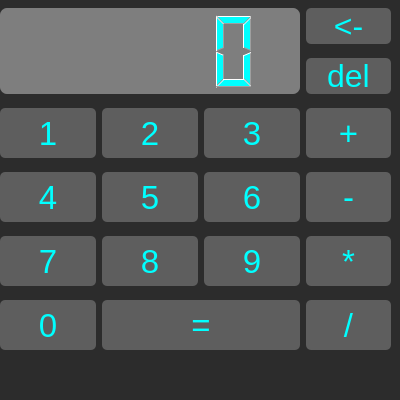
<?xml version="1.0" encoding="UTF-8"?>
<ui version="4.0">
 <class>MainWindow</class>
 <widget class="QMainWindow" name="MainWindow">
  <property name="geometry">
   <rect>
    <x>0</x>
    <y>0</y>
    <width>400</width>
    <height>400</height>
   </rect>
  </property>
  <property name="windowTitle">
   <string>MainWindow</string>
  </property>
  <property name="styleSheet">
   <string notr="true">background-color: rgb(44, 44, 44);</string>
  </property>
  <widget class="QWidget" name="centralwidget">
   <widget class="QWidget" name="gridLayoutWidget">
    <property name="geometry">
     <rect>
      <x>0</x>
      <y>0</y>
      <width>391</width>
      <height>361</height>
     </rect>
    </property>
    <layout class="QGridLayout" name="gridLayout">
     <item row="10" column="4">
      <widget class="QPushButton" name="pushButton_devision">
       <property name="minimumSize">
        <size>
         <width>50</width>
         <height>50</height>
        </size>
       </property>
       <property name="font">
        <font>
         <pointsize>25</pointsize>
        </font>
       </property>
       <property name="styleSheet">
        <string notr="true">color: rgb(0, 255, 255);
background-color: rgb(94, 94, 94);
border: 0px solid;
border-radius: 5px;</string>
       </property>
       <property name="text">
        <string>/</string>
       </property>
      </widget>
     </item>
     <item row="7" column="4">
      <widget class="QPushButton" name="pushButton_add">
       <property name="minimumSize">
        <size>
         <width>50</width>
         <height>50</height>
        </size>
       </property>
       <property name="font">
        <font>
         <pointsize>25</pointsize>
        </font>
       </property>
       <property name="styleSheet">
        <string notr="true">color: rgb(0, 255, 255);
background-color: rgb(94, 94, 94);
border: 0px solid;
border-radius: 5px;</string>
       </property>
       <property name="text">
        <string>+</string>
       </property>
      </widget>
     </item>
     <item row="10" column="1">
      <widget class="QPushButton" name="pushButton_0">
       <property name="minimumSize">
        <size>
         <width>50</width>
         <height>50</height>
        </size>
       </property>
       <property name="font">
        <font>
         <pointsize>25</pointsize>
        </font>
       </property>
       <property name="styleSheet">
        <string notr="true">color: rgb(0, 255, 255);
background-color: rgb(94, 94, 94);
border: 0px solid;
border-radius: 5px;</string>
       </property>
       <property name="text">
        <string>0</string>
       </property>
      </widget>
     </item>
     <item row="9" column="4">
      <widget class="QPushButton" name="pushButton_multiplication">
       <property name="minimumSize">
        <size>
         <width>50</width>
         <height>50</height>
        </size>
       </property>
       <property name="font">
        <font>
         <pointsize>25</pointsize>
        </font>
       </property>
       <property name="styleSheet">
        <string notr="true">color: rgb(0, 255, 255);
background-color: rgb(94, 94, 94);
border: 0px solid;
border-radius: 5px;</string>
       </property>
       <property name="text">
        <string>*</string>
       </property>
      </widget>
     </item>
     <item row="10" column="2" colspan="2">
      <widget class="QPushButton" name="pushButton_equals">
       <property name="minimumSize">
        <size>
         <width>50</width>
         <height>50</height>
        </size>
       </property>
       <property name="font">
        <font>
         <pointsize>25</pointsize>
        </font>
       </property>
       <property name="styleSheet">
        <string notr="true">color: rgb(0, 255, 255);
background-color: rgb(94, 94, 94);
border: 0px solid;
border-radius: 5px;</string>
       </property>
       <property name="text">
        <string>=</string>
       </property>
      </widget>
     </item>
     <item row="8" column="4">
      <widget class="QPushButton" name="pushButton_substraction">
       <property name="minimumSize">
        <size>
         <width>50</width>
         <height>50</height>
        </size>
       </property>
       <property name="font">
        <font>
         <pointsize>25</pointsize>
        </font>
       </property>
       <property name="styleSheet">
        <string notr="true">color: rgb(0, 255, 255);
background-color: rgb(94, 94, 94);
border: 0px solid;
border-radius: 5px;</string>
       </property>
       <property name="text">
        <string>-</string>
       </property>
      </widget>
     </item>
     <item row="7" column="1">
      <widget class="QPushButton" name="pushButton_1">
       <property name="minimumSize">
        <size>
         <width>50</width>
         <height>50</height>
        </size>
       </property>
       <property name="font">
        <font>
         <pointsize>25</pointsize>
        </font>
       </property>
       <property name="styleSheet">
        <string notr="true">color: rgb(0, 255, 255);
background-color: rgb(94, 94, 94);
border: 0px solid;
border-radius: 5px;</string>
       </property>
       <property name="text">
        <string>1</string>
       </property>
      </widget>
     </item>
     <item row="7" column="3">
      <widget class="QPushButton" name="pushButton_3">
       <property name="minimumSize">
        <size>
         <width>50</width>
         <height>50</height>
        </size>
       </property>
       <property name="font">
        <font>
         <pointsize>25</pointsize>
        </font>
       </property>
       <property name="styleSheet">
        <string notr="true">color: rgb(0, 255, 255);
background-color: rgb(94, 94, 94);
border: 0px solid;
border-radius: 5px;</string>
       </property>
       <property name="text">
        <string>3</string>
       </property>
      </widget>
     </item>
     <item row="7" column="2">
      <widget class="QPushButton" name="pushButton_2">
       <property name="sizePolicy">
        <sizepolicy hsizetype="Minimum" vsizetype="Maximum">
         <horstretch>0</horstretch>
         <verstretch>0</verstretch>
        </sizepolicy>
       </property>
       <property name="minimumSize">
        <size>
         <width>50</width>
         <height>50</height>
        </size>
       </property>
       <property name="font">
        <font>
         <pointsize>25</pointsize>
        </font>
       </property>
       <property name="styleSheet">
        <string notr="true">color: rgb(0, 255, 255);
background-color: rgb(94, 94, 94);
border: 0px solid;
border-radius: 5px;</string>
       </property>
       <property name="text">
        <string>2</string>
       </property>
      </widget>
     </item>
     <item row="8" column="1">
      <widget class="QPushButton" name="pushButton_4">
       <property name="minimumSize">
        <size>
         <width>50</width>
         <height>50</height>
        </size>
       </property>
       <property name="font">
        <font>
         <pointsize>25</pointsize>
        </font>
       </property>
       <property name="styleSheet">
        <string notr="true">color: rgb(0, 255, 255);
background-color: rgb(94, 94, 94);
border: 0px solid;
border-radius: 5px;</string>
       </property>
       <property name="text">
        <string>4</string>
       </property>
      </widget>
     </item>
     <item row="8" column="2">
      <widget class="QPushButton" name="pushButton_5">
       <property name="minimumSize">
        <size>
         <width>50</width>
         <height>50</height>
        </size>
       </property>
       <property name="font">
        <font>
         <pointsize>25</pointsize>
        </font>
       </property>
       <property name="styleSheet">
        <string notr="true">color: rgb(0, 255, 255);
background-color: rgb(94, 94, 94);
border: 0px solid;
border-radius: 5px;</string>
       </property>
       <property name="text">
        <string>5</string>
       </property>
      </widget>
     </item>
     <item row="9" column="1">
      <widget class="QPushButton" name="pushButton_7">
       <property name="minimumSize">
        <size>
         <width>50</width>
         <height>50</height>
        </size>
       </property>
       <property name="font">
        <font>
         <pointsize>25</pointsize>
        </font>
       </property>
       <property name="styleSheet">
        <string notr="true">color: rgb(0, 255, 255);
background-color: rgb(94, 94, 94);
border: 0px solid;
border-radius: 5px;</string>
       </property>
       <property name="text">
        <string>7</string>
       </property>
      </widget>
     </item>
     <item row="8" column="3">
      <widget class="QPushButton" name="pushButton_6">
       <property name="minimumSize">
        <size>
         <width>50</width>
         <height>50</height>
        </size>
       </property>
       <property name="font">
        <font>
         <pointsize>25</pointsize>
        </font>
       </property>
       <property name="styleSheet">
        <string notr="true">color: rgb(0, 255, 255);
background-color: rgb(94, 94, 94);
border: 0px solid;
border-radius: 5px;</string>
       </property>
       <property name="text">
        <string>6</string>
       </property>
      </widget>
     </item>
     <item row="9" column="2">
      <widget class="QPushButton" name="pushButton_8">
       <property name="minimumSize">
        <size>
         <width>50</width>
         <height>50</height>
        </size>
       </property>
       <property name="font">
        <font>
         <pointsize>25</pointsize>
        </font>
       </property>
       <property name="styleSheet">
        <string notr="true">color: rgb(0, 255, 255);
background-color: rgb(94, 94, 94);
border: 0px solid;
border-radius: 5px;</string>
       </property>
       <property name="text">
        <string>8</string>
       </property>
      </widget>
     </item>
     <item row="9" column="3">
      <widget class="QPushButton" name="pushButton_9">
       <property name="minimumSize">
        <size>
         <width>50</width>
         <height>50</height>
        </size>
       </property>
       <property name="font">
        <font>
         <pointsize>25</pointsize>
        </font>
       </property>
       <property name="styleSheet">
        <string notr="true">color: rgb(0, 255, 255);
background-color: rgb(94, 94, 94);
border: 0px solid;
border-radius: 5px;</string>
       </property>
       <property name="text">
        <string>9</string>
       </property>
      </widget>
     </item>
     <item row="2" column="4">
      <widget class="QPushButton" name="pushButton_delete_all">
       <property name="minimumSize">
        <size>
         <width>50</width>
         <height>30</height>
        </size>
       </property>
       <property name="font">
        <font>
         <pointsize>24</pointsize>
        </font>
       </property>
       <property name="styleSheet">
        <string notr="true">color: rgb(0, 255, 255);
background-color: rgb(94, 94, 94);
border: 0px solid;
border-radius: 5px;</string>
       </property>
       <property name="text">
        <string>del</string>
       </property>
      </widget>
     </item>
     <item row="1" column="4">
      <widget class="QPushButton" name="pushButton_delete">
       <property name="minimumSize">
        <size>
         <width>50</width>
         <height>30</height>
        </size>
       </property>
       <property name="font">
        <font>
         <pointsize>24</pointsize>
        </font>
       </property>
       <property name="styleSheet">
        <string notr="true">color: rgb(0, 255, 255);
background-color: rgb(94, 94, 94);
border: 0px solid;
border-radius: 5px;</string>
       </property>
       <property name="text">
        <string>&lt;-</string>
       </property>
      </widget>
     </item>
     <item row="1" column="1" rowspan="2" colspan="3">
      <widget class="QLCDNumber" name="lcdNumber">
       <property name="enabled">
        <bool>true</bool>
       </property>
       <property name="minimumSize">
        <size>
         <width>300</width>
         <height>60</height>
        </size>
       </property>
       <property name="maximumSize">
        <size>
         <width>600</width>
         <height>100</height>
        </size>
       </property>
       <property name="sizeIncrement">
        <size>
         <width>0</width>
         <height>0</height>
        </size>
       </property>
       <property name="baseSize">
        <size>
         <width>0</width>
         <height>0</height>
        </size>
       </property>
       <property name="styleSheet">
        <string notr="true">background-color: rgb(126, 126, 126);
selection-color: rgb(150, 150, 150);
border:0px solid;
border-radius: 7px;
color: rgb(0, 255, 255);</string>
       </property>
      </widget>
     </item>
    </layout>
   </widget>
  </widget>
  <widget class="QMenuBar" name="menubar">
   <property name="geometry">
    <rect>
     <x>0</x>
     <y>0</y>
     <width>400</width>
     <height>21</height>
    </rect>
   </property>
  </widget>
  <widget class="QStatusBar" name="statusbar"/>
 </widget>
 <resources/>
 <connections/>
</ui>
